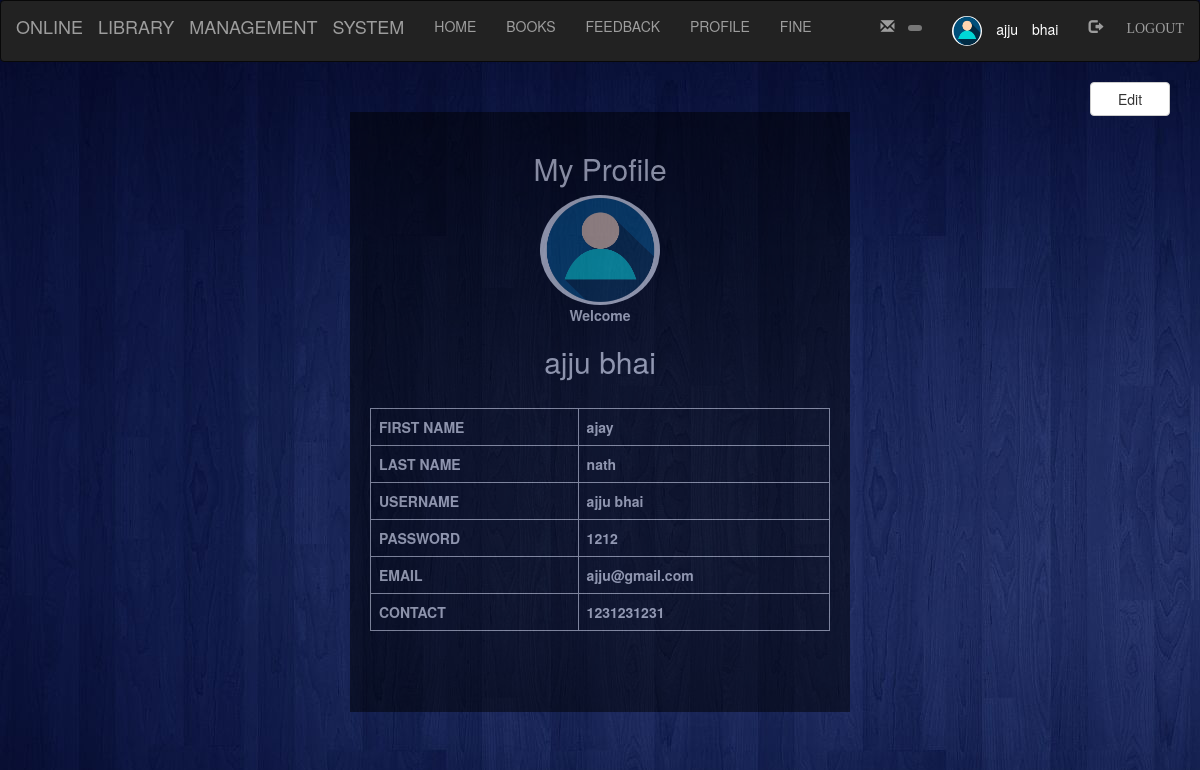
Page /Student/profile.php (signed in) on the committed database.
### tables this page shows
CREATE TABLE `student` (
  `first` varchar(100) NOT NULL,
  `last` varchar(100) NOT NULL,
  `username` varchar(100) NOT NULL,
  `password` varchar(100) NOT NULL,
  `roll` int(100) NOT NULL,
  `email` varchar(100) NOT NULL,
  `contact` varchar(100) NOT NULL,
  `pic` varchar(100) NOT NULL
);

### Student/profile.php (the view, shortened to what this page needs)
<?php
	include "navbar.php";
?>
<!DOCTYPE html>
<html>
<head>
</head>
<body style="background-image: url(image/profile.jpg);">
	<div class="container">
		<form action="" method="post">
			<br>
			<button class="btn btn-default" style="float: right; width: 80px; "name="submit1">
				Edit
			</button>
		</form>
		<div class="wrapper">
					<?php
				$q=mysqli_query($db,"SELECT * FROM `student` where username='$_SESSION[login_user]' ");
			?>
			<h2 style="text-align: center;">My Profile</h2>
			<?php
				$row=mysqli_fetch_assoc($q);
				echo "<div style='text-align: center'>
					<img class='img-circle profile_img' height=110 width=120 src='image/".$_SESSION['pic']."'>
				</div>";
			?>
			<div style="text-align: center;"><b>Welcome</b>
				<h2>
					<?php
						echo $_SESSION['login_user'];
					?>
				</h2>
			</div>
			<?php
				echo "<b><br>";
				echo "<table class='table table-bordered table-hover'>";
					echo "<tr>";
						echo "<td>";
							echo "<b>FIRST NAME </b>";
						echo "</td>";
						echo "<td>";
							echo $row['first'];
						echo "</td>";
					echo "</tr>";
					echo "<tr>";
						echo "<td>";
							echo "<b>LAST NAME </b>";
						echo "</td>";
						echo "<td>";
							echo $row['last'];
						echo "</td>";
					echo "</tr>";
					echo "<tr>";
						echo "<td>";
							echo "<b>USERNAME </b>";
						echo "</td>";
						echo "<td>";
							echo $row['username'];
						echo "</td>";
					echo "</tr>";
					echo "<tr>";
						echo "<td>";
							echo "<b>PASSWORD </b>";
						echo "</td>";
						echo "<td>";
							echo $row['password'];
						echo "</td>";
					echo "</tr>";
					echo "<tr>";
						echo "<td>";
							echo "<b>EMAIL </b>";
						echo "</td>";
						echo "<td>";
							echo $row['email'];
						echo "</td>";
					echo "</tr>";
					echo "<tr>";
						echo "<td>";
							echo "<b>CONTACT </b>";
						echo "</td>";
						echo "<td>";
							echo $row['contact'];
						echo "</td>";
					echo "</tr>";
				echo "</table>";
				echo "</b>";
			?>
		</div>
	</div>
</body>
</html>

### Student/profile.php (style rules this page uses)
.wrapper { width: 500px; margin: 30px auto; background-color:black; opacity: 0.5; color: white; height: 600px; padding: 20px; }

### rows in the picture
student: first "ajay", last "nath", username "ajju bhai", password "1212", email "ajju@gmail.com", contact "1231231231"

### other values in the picture
$_SESSION['login_user'] "ajju bhai"
